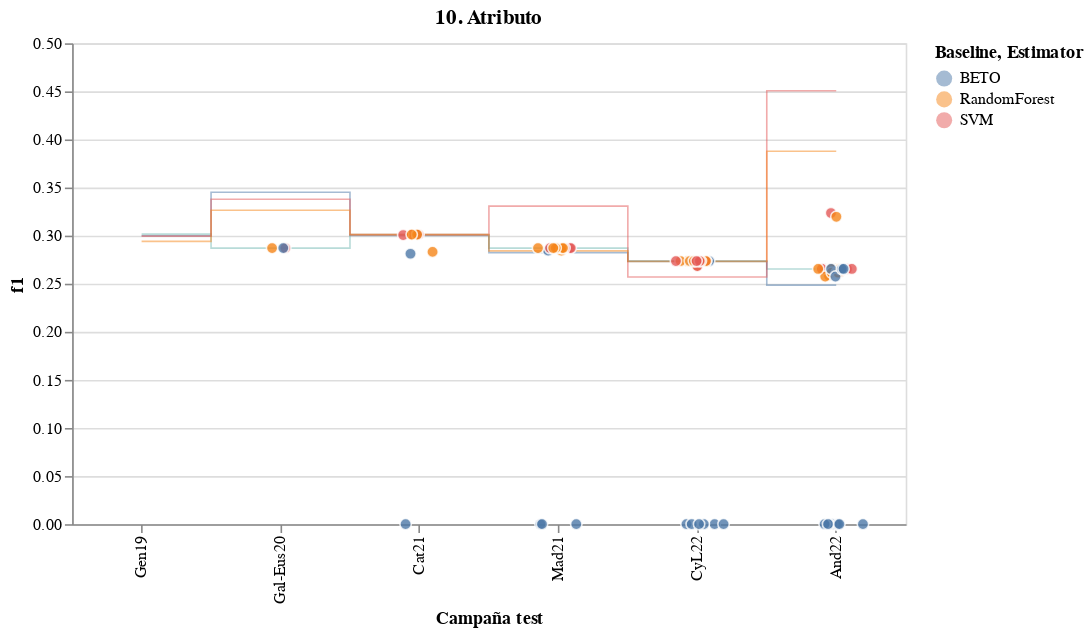
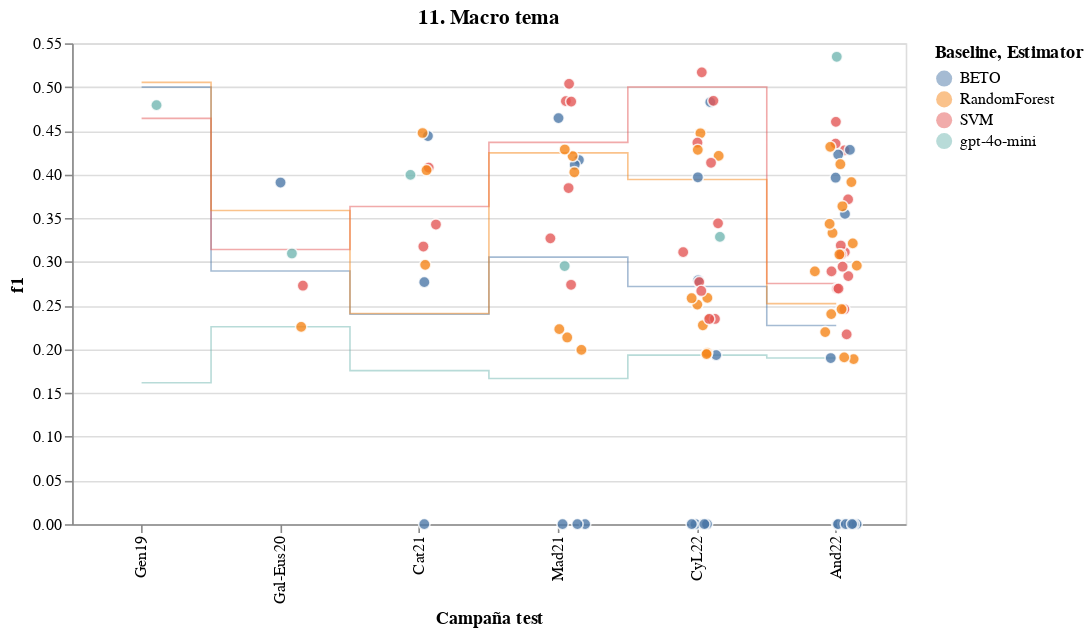
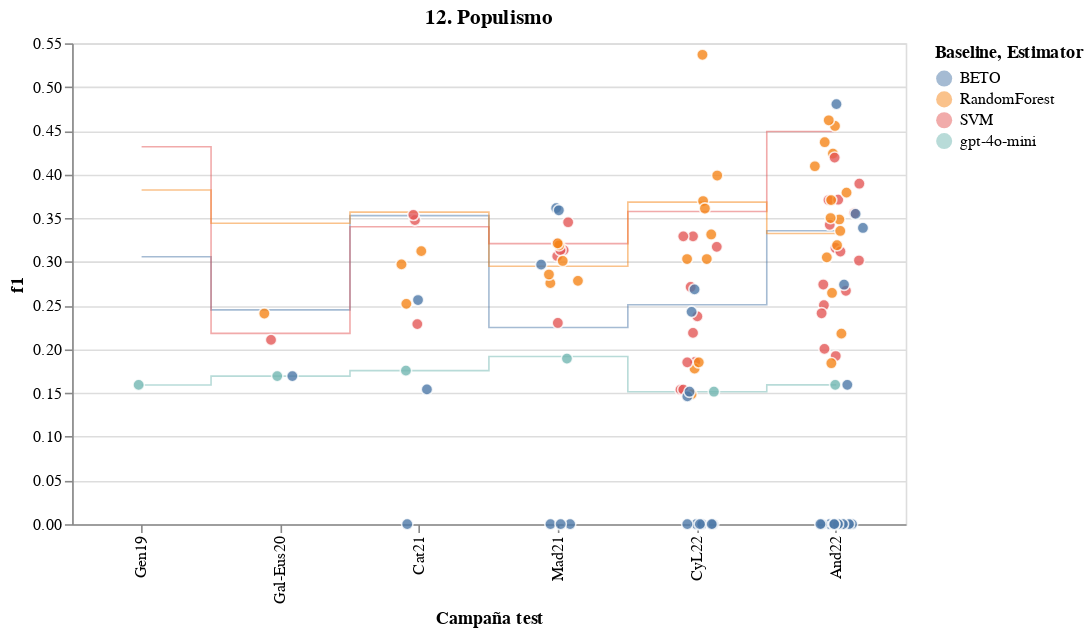
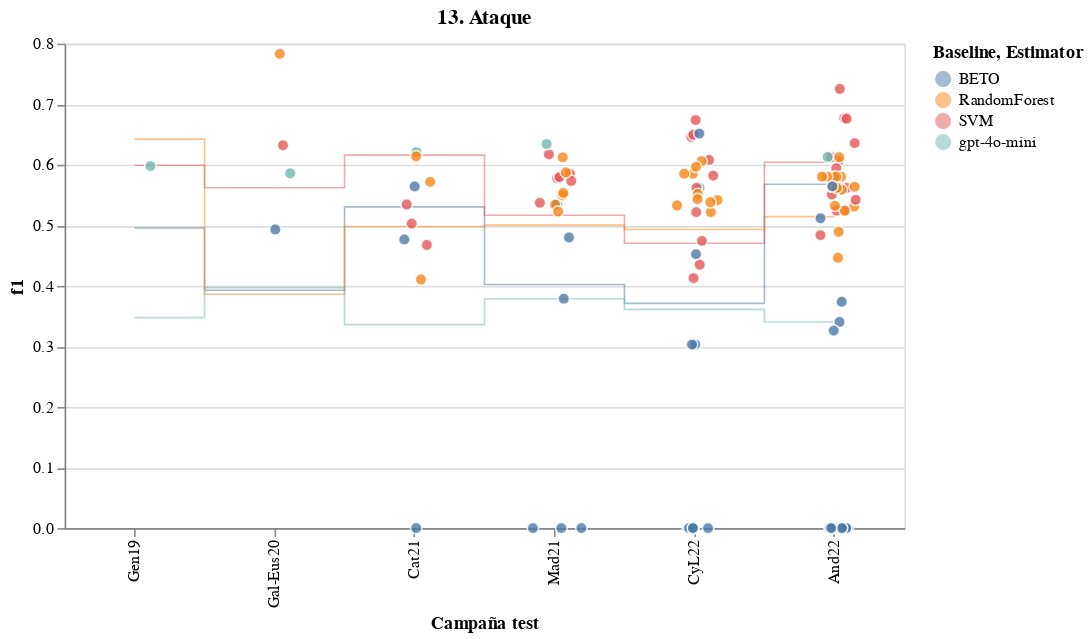

Here is the notebook cell these charts were saved with, in order:
### Code cell
# group results by campaign and visualize groups
import altair as alt
from altair import datum

color_range = ['coral', 'blue', 'red',
               'orange', '#7D3C98', 'seagreen', 'coral']
color_range_b = ['gray', 'blue', 'red',
                 'orange', '#7D3C98', 'seagreen', 'coral']

results.loc[results.clf.isin(
    ['baseline', 'BETO_CV', 'RandomForest_CV', 'SVM_CV', 'gpt-4o-mini']), 'train'] = ''

results['is_baseline'] = (results['clf'].str.contains('CV') |
                          results['clf'].str.contains('baseline'))

data = results[
    ['feat', 'is_baseline', 'clf', 'train', 'test', 'f1']]
# .sort_values('f1', ascending=False)


displaying_feats = [
    '9. Protagonista', '10. Atributo',
    '9. Protagonista reduced',
    '11. Macro tema', '12. Populismo',
    '13. Ataque', '14. Tipo de ataque',
    # '14. Tipo de ataque reduced'
]


def join_elements(ob):
    if isinstance(ob, list) or isinstance(ob, tuple):
        return '+'.join(ob)
    else:
        return ob


data.loc[:, 'train'] = data['train'].apply(join_elements)


selection = alt.selection_point(
    # bind=input_dropdown,
    fields=['clf'], bind='legend')
when_sel = alt.when(selection)

hover = alt.selection_point(
    name="highlight", on="pointerover", empty=False)
when_hover = alt.when(hover)

stroke_width = (
    alt.when(hover).then(alt.value(1)).otherwise(alt.value(0))
)

color_baselines = alt.Color('clf:N', title='Baseline',
                            sort=['BETO_CV', 'RandomForest_CV', 'SVM_CV', 'baseline']).scale(scheme='tableau10')

color_estimators = alt.Color('clf:N', title='Estimator',
                             sort=['BETO', 'RandomForest', 'SVM', 'gpt-4o-mini']).scale(scheme='tableau10')


for feat, g in data.groupby('feat', sort=True):
    if feat not in displaying_feats:
        continue

    chart = alt.Chart(g, width=520, title=feat).encode(
        x=alt.X('test', sort=list(campañas_order.keys()), title='Campaña test'),
        y='f1:Q',
    )

    points = chart.transform_filter(datum.is_baseline == False).mark_point(
        size=50, opacity=0.8,  filled=True,
        strokeWidth=1,
    ).encode(
        xOffset=alt.XOffset('jitter:Q',
                            scale=alt.Scale(range=[60, 30])),
        tooltip='train',  # tooltip=['clf', 'train', 'test', 'f1']
        color=alt.condition(selection, color_estimators,
                            alt.value('lightgray')),
        stroke=alt.when(hover).then(
            alt.ColorValue("black")).otherwise(alt.ColorValue("white")),
        # order='clf',
        order=when_sel.then(alt.value(1)).otherwise(alt.value(0))
    ).add_params(selection, hover).transform_calculate(jitter="sqrt(-2*log(random()))*cos(2*PI*random())")

    ticks = chart.transform_filter(datum.is_baseline == True).mark_line(
        # size=200, shape='stroke',
        interpolate='step',
        opacity=0.5, strokeWidth=1,
    ).encode(
        stroke=alt.when(hover).then(
            alt.ColorValue("black")).otherwise(color_baselines),
        order='clf',
    )

    # text = points.mark_text(
    #     align='left',
    #     baseline='middle',
    #     dx=7,
    #     fontSize=9
    # ).encode(
    #     text='train',
    #     color=alt.value("black")
    # )

    display(ticks + points)  # + text)

    # for camp, h in byfeat.groupby('test', sort=False):
    #     display(h)

    # for camp in campañas_order:
    #     display(byfeat[byfeat.test == camp])

### Figure 1 — Vega-Lite specification as saved in the notebook (floating-point values rounded to 4 significant figures; data arrays with more than 128 entries replaced by an {"elided": "..."} marker saying what was removed)
{"config": {"view": {"continuousWidth": 300, "continuousHeight": 300}}, "layer": [{"mark": {"type": "line", "interpolate": "step", "opacity": 0.5, "strokeWidth": 1}, "encoding": {"order": {"field": "clf", "type": "nominal"}, "stroke": {"condition": {"param": "highlight", "empty": false, "value": "black"}, "field": "clf", "scale": {"scheme": "tableau10"}, "sort": ["BETO_CV", "RandomForest_CV", "SVM_CV", "baseline"], "title": "Baseline", "type": "nominal"}, "x": {"field": "test", "sort": ["Gen19", "Gal-Eus20", "Cat21", "Mad21", "CyL22", "And22"], "title": "Campaña test", "type": "nominal"}, "y": {"field": "f1", "type": "quantitative"}}, "title": "10. Atributo", "transform": [{"filter": "(datum.is_baseline === true)"}]}, {"mark": {"type": "point", "filled": true, "opacity": 0.8, "size": 50, "strokeWidth": 1}, "encoding": {"color": {"condition": {"param": "param_5", "field": "clf", "scale": {"scheme": "tableau10"}, "sort": ["BETO", "RandomForest", "SVM", "gpt-4o-mini"], "title": "Estimator", "type": "nominal"}, "value": "lightgray"}, "order": {"value": 0, "condition": [{"param": "param_5", "value": 1}]}, "stroke": {"condition": [{"param": "highlight", "empty": false, "value": "black"}], "value": "white"}, "tooltip": {"field": "train", "type": "nominal"}, "x": {"field": "test", "sort": ["Gen19", "Gal-Eus20", "Cat21", "Mad21", "CyL22", "And22"], "title": "Campaña test", "type": "nominal"}, "xOffset": {"field": "jitter", "scale": {"range": [60, 30]}, "type": "quantitative"}, "y": {"field": "f1", "type": "quantitative"}}, "name": "view_29", "title": "10. Atributo", "transform": [{"filter": "(datum.is_baseline === false)"}, {"calculate": "sqrt(-2*log(random()))*cos(2*PI*random())", "as": "jitter"}]}], "data": {"name": "data-a29d4d7f6c1985490a4c008315353a5e"}, "params": [{"name": "param_5", "select": {"type": "point", "fields": ["clf"]}, "bind": "legend", "views": ["view_29"]}, {"name": "highlight", "select": {"type": "point", "on": "pointerover"}, "views": ["view_29"]}], "width": 520, "$schema": "https://vega.github.io/schema/vega-lite/v5.20.1.json", "datasets": {"data-a29d4d7f6c1985490a4c008315353a5e": {"elided": "129 records"}}}

### Figure 2 — Vega-Lite specification as saved in the notebook (floating-point values rounded to 4 significant figures; data arrays with more than 128 entries replaced by an {"elided": "..."} marker saying what was removed)
{"config": {"view": {"continuousWidth": 300, "continuousHeight": 300}}, "layer": [{"mark": {"type": "line", "interpolate": "step", "opacity": 0.5, "strokeWidth": 1}, "encoding": {"order": {"field": "clf", "type": "nominal"}, "stroke": {"condition": {"param": "highlight", "empty": false, "value": "black"}, "field": "clf", "scale": {"scheme": "tableau10"}, "sort": ["BETO_CV", "RandomForest_CV", "SVM_CV", "baseline"], "title": "Baseline", "type": "nominal"}, "x": {"field": "test", "sort": ["Gen19", "Gal-Eus20", "Cat21", "Mad21", "CyL22", "And22"], "title": "Campaña test", "type": "nominal"}, "y": {"field": "f1", "type": "quantitative"}}, "title": "11. Macro tema", "transform": [{"filter": "(datum.is_baseline === true)"}]}, {"mark": {"type": "point", "filled": true, "opacity": 0.8, "size": 50, "strokeWidth": 1}, "encoding": {"color": {"condition": {"param": "param_5", "field": "clf", "scale": {"scheme": "tableau10"}, "sort": ["BETO", "RandomForest", "SVM", "gpt-4o-mini"], "title": "Estimator", "type": "nominal"}, "value": "lightgray"}, "order": {"value": 0, "condition": [{"param": "param_5", "value": 1}]}, "stroke": {"condition": [{"param": "highlight", "empty": false, "value": "black"}], "value": "white"}, "tooltip": {"field": "train", "type": "nominal"}, "x": {"field": "test", "sort": ["Gen19", "Gal-Eus20", "Cat21", "Mad21", "CyL22", "And22"], "title": "Campaña test", "type": "nominal"}, "xOffset": {"field": "jitter", "scale": {"range": [60, 30]}, "type": "quantitative"}, "y": {"field": "f1", "type": "quantitative"}}, "name": "view_30", "title": "11. Macro tema", "transform": [{"filter": "(datum.is_baseline === false)"}, {"calculate": "sqrt(-2*log(random()))*cos(2*PI*random())", "as": "jitter"}]}], "data": {"name": "data-267a6549dfac1c8f4a3ef2c8d906691a"}, "params": [{"name": "param_5", "select": {"type": "point", "fields": ["clf"]}, "bind": "legend", "views": ["view_30"]}, {"name": "highlight", "select": {"type": "point", "on": "pointerover"}, "views": ["view_30"]}], "width": 520, "$schema": "https://vega.github.io/schema/vega-lite/v5.20.1.json", "datasets": {"data-267a6549dfac1c8f4a3ef2c8d906691a": {"elided": "135 records"}}}

### Figure 3 — Vega-Lite specification as saved in the notebook (floating-point values rounded to 4 significant figures; data arrays with more than 128 entries replaced by an {"elided": "..."} marker saying what was removed)
{"config": {"view": {"continuousWidth": 300, "continuousHeight": 300}}, "layer": [{"mark": {"type": "line", "interpolate": "step", "opacity": 0.5, "strokeWidth": 1}, "encoding": {"order": {"field": "clf", "type": "nominal"}, "stroke": {"condition": {"param": "highlight", "empty": false, "value": "black"}, "field": "clf", "scale": {"scheme": "tableau10"}, "sort": ["BETO_CV", "RandomForest_CV", "SVM_CV", "baseline"], "title": "Baseline", "type": "nominal"}, "x": {"field": "test", "sort": ["Gen19", "Gal-Eus20", "Cat21", "Mad21", "CyL22", "And22"], "title": "Campaña test", "type": "nominal"}, "y": {"field": "f1", "type": "quantitative"}}, "title": "12. Populismo", "transform": [{"filter": "(datum.is_baseline === true)"}]}, {"mark": {"type": "point", "filled": true, "opacity": 0.8, "size": 50, "strokeWidth": 1}, "encoding": {"color": {"condition": {"param": "param_5", "field": "clf", "scale": {"scheme": "tableau10"}, "sort": ["BETO", "RandomForest", "SVM", "gpt-4o-mini"], "title": "Estimator", "type": "nominal"}, "value": "lightgray"}, "order": {"value": 0, "condition": [{"param": "param_5", "value": 1}]}, "stroke": {"condition": [{"param": "highlight", "empty": false, "value": "black"}], "value": "white"}, "tooltip": {"field": "train", "type": "nominal"}, "x": {"field": "test", "sort": ["Gen19", "Gal-Eus20", "Cat21", "Mad21", "CyL22", "And22"], "title": "Campaña test", "type": "nominal"}, "xOffset": {"field": "jitter", "scale": {"range": [60, 30]}, "type": "quantitative"}, "y": {"field": "f1", "type": "quantitative"}}, "name": "view_31", "title": "12. Populismo", "transform": [{"filter": "(datum.is_baseline === false)"}, {"calculate": "sqrt(-2*log(random()))*cos(2*PI*random())", "as": "jitter"}]}], "data": {"name": "data-5b188870c3670a123a2be644c0cdf4ad"}, "params": [{"name": "param_5", "select": {"type": "point", "fields": ["clf"]}, "bind": "legend", "views": ["view_31"]}, {"name": "highlight", "select": {"type": "point", "on": "pointerover"}, "views": ["view_31"]}], "width": 520, "$schema": "https://vega.github.io/schema/vega-lite/v5.20.1.json", "datasets": {"data-5b188870c3670a123a2be644c0cdf4ad": {"elided": "135 records"}}}

### Figure 4 — Vega-Lite specification as saved in the notebook (floating-point values rounded to 4 significant figures; data arrays with more than 128 entries replaced by an {"elided": "..."} marker saying what was removed)
{"config": {"view": {"continuousWidth": 300, "continuousHeight": 300}}, "layer": [{"mark": {"type": "line", "interpolate": "step", "opacity": 0.5, "strokeWidth": 1}, "encoding": {"order": {"field": "clf", "type": "nominal"}, "stroke": {"condition": {"param": "highlight", "empty": false, "value": "black"}, "field": "clf", "scale": {"scheme": "tableau10"}, "sort": ["BETO_CV", "RandomForest_CV", "SVM_CV", "baseline"], "title": "Baseline", "type": "nominal"}, "x": {"field": "test", "sort": ["Gen19", "Gal-Eus20", "Cat21", "Mad21", "CyL22", "And22"], "title": "Campaña test", "type": "nominal"}, "y": {"field": "f1", "type": "quantitative"}}, "title": "13. Ataque", "transform": [{"filter": "(datum.is_baseline === true)"}]}, {"mark": {"type": "point", "filled": true, "opacity": 0.8, "size": 50, "strokeWidth": 1}, "encoding": {"color": {"condition": {"param": "param_5", "field": "clf", "scale": {"scheme": "tableau10"}, "sort": ["BETO", "RandomForest", "SVM", "gpt-4o-mini"], "title": "Estimator", "type": "nominal"}, "value": "lightgray"}, "order": {"value": 0, "condition": [{"param": "param_5", "value": 1}]}, "stroke": {"condition": [{"param": "highlight", "empty": false, "value": "black"}], "value": "white"}, "tooltip": {"field": "train", "type": "nominal"}, "x": {"field": "test", "sort": ["Gen19", "Gal-Eus20", "Cat21", "Mad21", "CyL22", "And22"], "title": "Campaña test", "type": "nominal"}, "xOffset": {"field": "jitter", "scale": {"range": [60, 30]}, "type": "quantitative"}, "y": {"field": "f1", "type": "quantitative"}}, "name": "view_32", "title": "13. Ataque", "transform": [{"filter": "(datum.is_baseline === false)"}, {"calculate": "sqrt(-2*log(random()))*cos(2*PI*random())", "as": "jitter"}]}], "data": {"name": "data-fa6183a7a00f9aefe64cfa431a879a2e"}, "params": [{"name": "param_5", "select": {"type": "point", "fields": ["clf"]}, "bind": "legend", "views": ["view_32"]}, {"name": "highlight", "select": {"type": "point", "on": "pointerover"}, "views": ["view_32"]}], "width": 520, "$schema": "https://vega.github.io/schema/vega-lite/v5.20.1.json", "datasets": {"data-fa6183a7a00f9aefe64cfa431a879a2e": {"elided": "135 records"}}}
